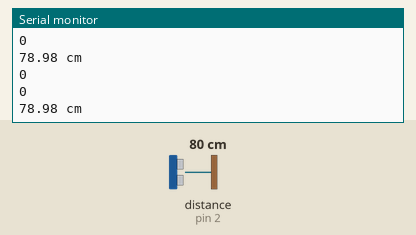
Recording of a sketch running on a simulated Arduino Uno, built with avr-gcc and run on an emulated ATmega328P. On the bench: the last lines printed to the serial monitor. Wiring (inferred from the names in the program): ultrasonic range finder: trigger pin 3; echo pin 2. Inputs (shaded band) come from the test bench; at power-on: distance to the obstacle (sensor on pin 2) 80 cm. The echo pulse lasts 58.3 µs per cm.

Above: at 5.7 s.
5.8 s: distance to the obstacle (sensor on pin 2) set to 9 cm
At 6.8 s:
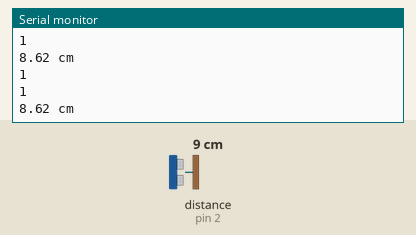
7.3 s: distance to the obstacle (sensor on pin 2) set to 12 cm
At 8.3 s:
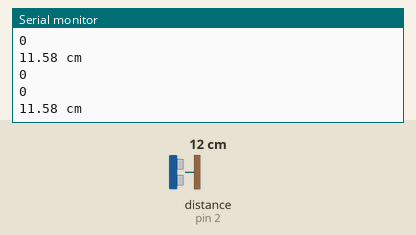
Timing chart, 0 to 10.3 s (numbered marks = the images above; inputs shaded):
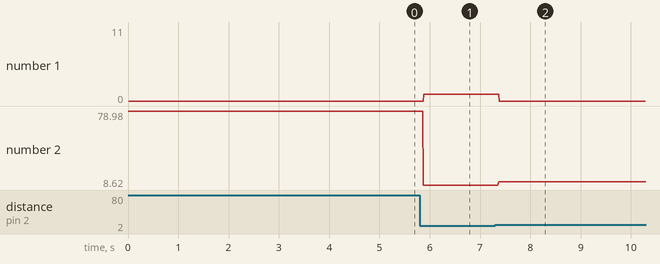

Measured:
- after the input at 5.8 s, the serial monitor: prints a new line after 0.08 s (image 1)
- after the input at 7.3 s, the serial monitor: prints a new line after 0.07 s (image 2)
- plotted number 1: 0 → 1 after the input at 5.8 s, 1 → 11 after the input at 7.3 s
- plotted number 2: 78.98 → 8.62 after the input at 5.8 s, 8.62 → 11.58 after the input at 7.3 s

The sketch:

capteurArriere.ino
```cpp
unsigned int lecture_echo=0;
float lecture_echo_f=0;
const int trig=3;
const int echo=2;

void setup() {
  Serial.begin(9600);
  pinMode(trig,OUTPUT);
  pinMode(echo,INPUT);
}

void loop() {
  Serial.println(capteur(trig,echo));
}

int capteur(int a,int b){
  digitalWrite(a,HIGH);
  delayMicroseconds(10);
  digitalWrite(a,LOW);
  lecture_echo=pulseIn(b,HIGH);
  lecture_echo_f=float(lecture_echo);
  Serial.print(lecture_echo_f*0.017);
  Serial.println(" cm ");
  if(lecture_echo_f*0.017<=10){
    Serial.println("1");
    return 1;
  }
  else{
    Serial.println("0");
    return 0;
  }
}
```
